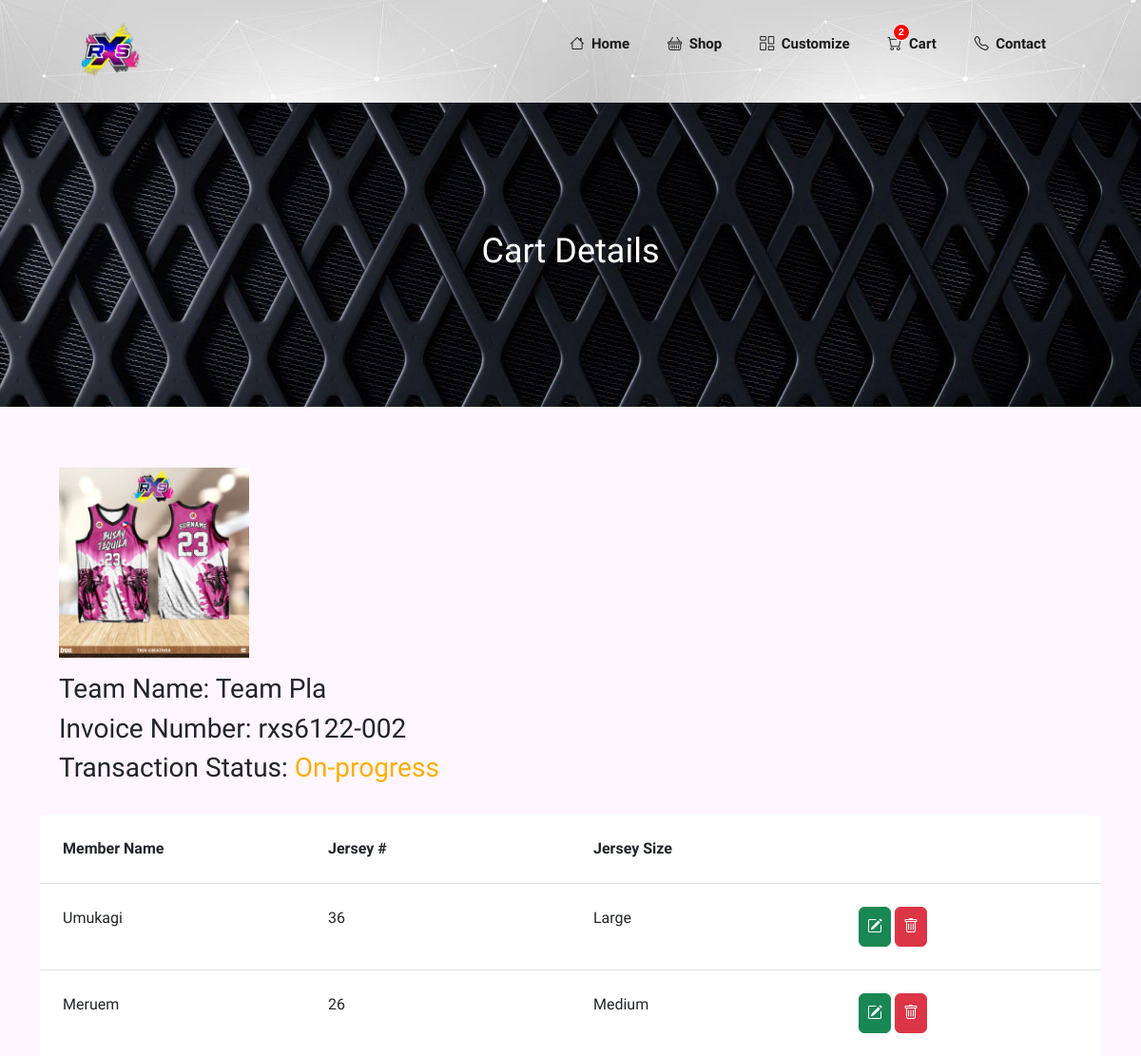
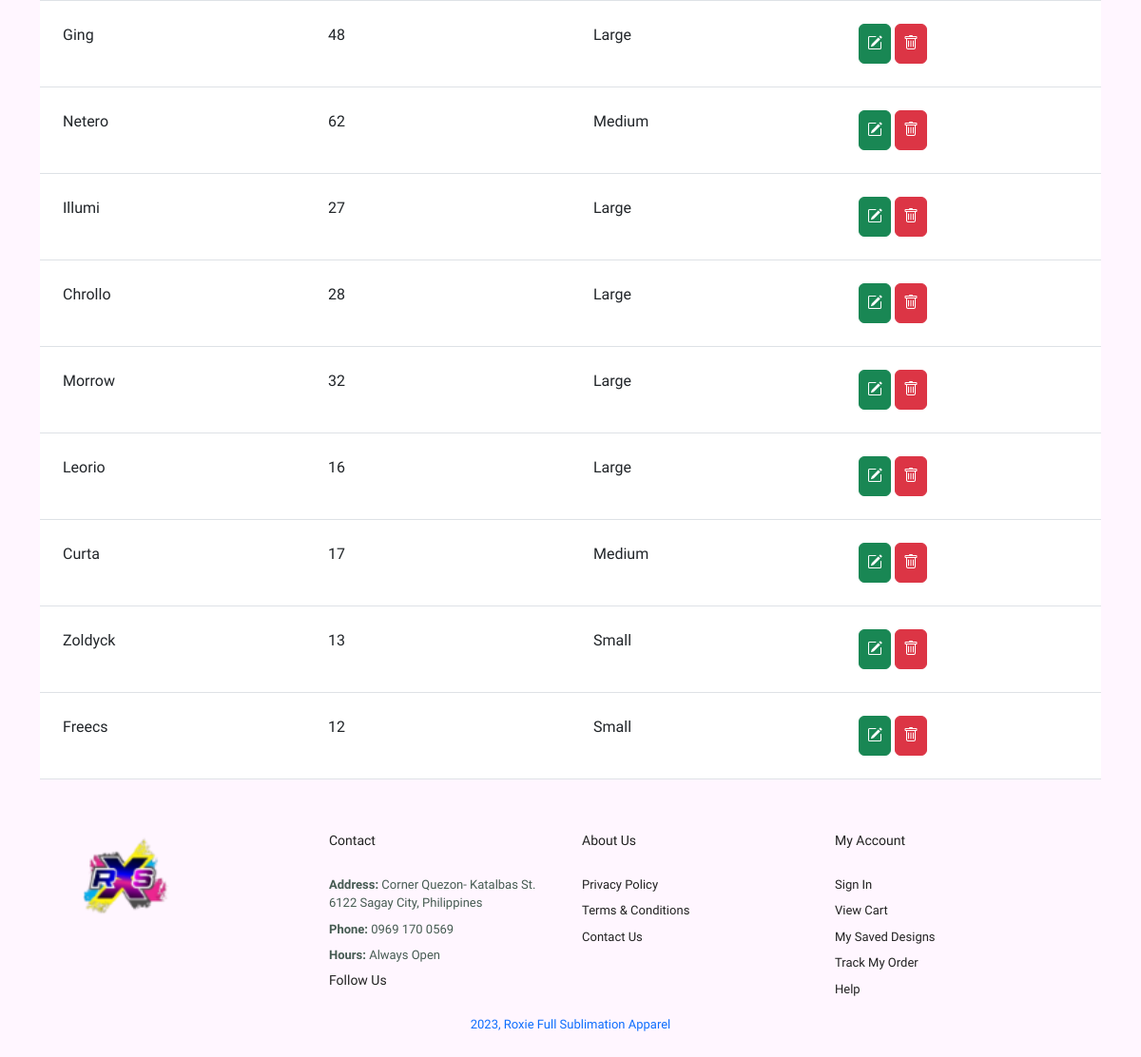
Screenshot of /cart-details.php?invoice=rxs6122-002 (signed in) with the database file from the repository (2 pictures, top to bottom).
### tables this page shows
CREATE TABLE IF NOT EXISTS `tbl_orders` (
  `id` int NOT NULL AUTO_INCREMENT,
  `img_url` varchar(50) NOT NULL,
  `shirt_id` int NOT NULL,
  `invoice_number` varchar(50) NOT NULL,
  `name` varchar(50) NOT NULL,
  `shirt_code` varchar(50) NOT NULL,
  `shirt_price` varchar(50) NOT NULL,
  `jersey_number` int NOT NULL,
  `size_id` int NOT NULL,
  `team_name` varchar(50) NOT NULL,
  `jersey_type_id` int NOT NULL,
  `transaction_status_id` int NOT NULL,
  `client_id` int NOT NULL,
  `created_at` varchar(50) NOT NULL,
  `updated_at` varchar(50) NOT NULL,
  PRIMARY KEY (`id`)
);

CREATE TABLE IF NOT EXISTS `tbl_size` (
  `id` tinyint NOT NULL AUTO_INCREMENT,
  `size` varchar(50) NOT NULL,
  PRIMARY KEY (`id`)
);

### cart-details.php (the view, shortened to what this page needs)
<?php
if (isset($_SESSION['id'])) {
    $get_invoice = $_GET['invoice'];
?>
    <!DOCTYPE html>
    <html lang="en">
    <?php include 'includes/head.php' ?>
    <body>
        <?php include 'includes/header.php' ?>
        <section id="page-header">
            <h2>Cart Details</h2>
        </section>
        <section class="container mt-5">
            <div class="">
                <div class="card-body">
                    <div class="row">
                        <div class="col-12">
                            <?php
                            $stmt = $conn->prepare(' SELECT
                            tbl_orders.img_url,
                            tbl_orders.shirt_id,
                            tbl_orders.invoice_number,
                            tbl_orders.team_name,
                            tbl_transaction_status.transaction_status
                            FROM tbl_orders
                            INNER JOIN tbl_transaction_status ON tbl_orders.transaction_status_id = tbl_transaction_status.id
                            WHERE client_id = ? AND invoice_number = ?');
                            $stmt->bind_param('is', $client_id, $get_invoice);
                            $stmt->execute();
                            $result = $stmt->get_result();
                            $row = $result->fetch_assoc();
                            $shirt_id = $row['shirt_id'];
                            $invoice_number = $row['invoice_number'];
                            $team_name = $row['team_name'];
                            $transaction_status = $row['transaction_status'];
                            $img_url = $row['img_url'];
                            if ($transaction_status === "On-progress") {
                                $indicatorColor = '#ffae00';
                                $visibility = 'hidden';
                            }
                            echo "
                                <a href='details.php?id=$shirt_id'>
                                    <img src='IMG/products/$img_url' alt='$img_url' width='200' height='200' class='my-3'>
                                </a>
                                <h3>Team Name: $team_name</h3>
                                <h3>Invoice Number: $invoice_number</h3>
                                <h3>Transaction Status:
                                    <span style='color: $indicatorColor'>$transaction_status</span>
                                    <span>
                                        <button style='visibility: $visibility' class='btn' type='button' data-bs-toggle='modal' data-bs-target='#changeModal'>Change</button>
                                    </span>
                                </h3>
                                            <form action='checking/client-change-order.php?invoice_number=$invoice_number' method='post' class='row p-2 needs-validation' novalidate>
                                            </form>
                            ";
                            ?>
                        </div>
                    </div>
                </div>
            </div>
            <div class="table-responsive rounded">
                <table class="table">
                    <colgroup>
                        <col width="25%">
                        <col width="25%">
                        <col width="25%">
                        <col width="25%">
                    </colgroup>
                    <thead>
                        <tr>
                            <th class="p-4">Member Name</th>
                            <th class="p-4">Jersey #</th>
                            <th class="p-4">Jersey Size</th>
                            <th class="p-4"></th>
                        </tr>
                    </thead>
                    <tbody>
                        <?php
                        $stmt = $conn->prepare(' SELECT
                            tbl_orders.id,
                            tbl_orders.name,
                            tbl_orders.jersey_number,
                            tbl_size.size,
                            tbl_orders.shirt_id,
                            tbl_orders.invoice_number,
                            tbl_transaction_status.transaction_status,
                            tbl_shirt.shirt_title,
                            tbl_jersey_type.jersey_type,
                            tbl_orders.client_id
                            FROM tbl_orders
                            INNER JOIN tbl_size ON tbl_orders.size_id = tbl_size.id
                            INNER JOIN tbl_transaction_status ON tbl_orders.transaction_status_id = tbl_transaction_status.id
                            INNER JOIN tbl_shirt ON tbl_orders.shirt_id = tbl_shirt.id
                            INNER JOIN tbl_jersey_type ON tbl_orders.jersey_type_id = tbl_jersey_type.id
                            WHERE tbl_orders.client_id = ? AND tbl_orders.invoice_number = ? ');
                        $stmt->bind_param('is', $client_id, $get_invoice);
                        $stmt->execute();
                        $result = $stmt->get_result();
                        while ($rows = $result->fetch_assoc()) {
                            $id = $rows['id'];
                            $name = $rows['name'];
                            $jersey_number = $rows['jersey_number'];
                            $size = $rows['size'];
                            echo '
                                <tr>
                                    <td class="p-4">' . $name . '</td>
                                    <td class="p-4">' . $jersey_number . '</td>
                                    <td class="p-4">' . $size . '</td>
                                    <td class="p-4">
                                        <a href="edit-cart-details.php?id=' . $id . '" >
                                            <button class="btn btn-success p-2">
                                                <i class="bi bi-pencil-square"></i>
                                            </button>
                                        </a>
                                        <a href="checking/remove-order.php?id=' . $id . '">
                                            <button class="btn btn-danger p-2" title="Cancel">
                                                <i class="bi bi-trash"></i>
                                            </button>
                                        </a>
                                    </td>
                                </tr>';
                        }
                        ?>
                    </tbody>
                </table>
            </div>
        </section>
        <?php include 'includes/footer.php' ?>
    </body>
    </html>
<?php
} else {
    header("Location: client-login.php");
    exit();
}

### style.css (style rules this page uses)
* { margin: 0; padding: 0; box-sizing: border-box; font-family: 'Spartan', sans-serif; }
h2 { font-size: 36px; line-height: 54px; color: #222; }
a { text-decoration: none !important; }
body { width: 100%; background-color: #fff6ff; }
.card-body { padding: 0 20px 20px 20px; }
#page-header { background-image: url("IMG/Banner/B1.jpg"); width: 100%; height: 40vh; background-size: cover; display: flex; justify-content: center; text-align: center; flex-direction: column; padding: 14px; }
#page-header h2, #page-header p { color: #fff; }
#page-header { background-image: url("IMG/Banner/B3.jpg"); width: 100%; height: 40vh; background-size: cover; display: flex; justify-content: center; text-align: center; flex-direction: column; padding: 14px; }
* { margin: 0; padding: 0; box-sizing: border-box; user-select: none; }

### rows the page displays
tbl_orders: name "Umukagi", jersey_number "36", size.size "Large"
tbl_orders: name "Meruem", jersey_number "26", size.size "Medium"
tbl_orders: name "Ging", jersey_number "48", size.size "Large"
tbl_orders: name "Netero", jersey_number "62", size.size "Medium"
tbl_orders: name "Illumi", jersey_number "27", size.size "Large"
tbl_orders: name "Chrollo", jersey_number "28", size.size "Large"
tbl_orders: name "Morrow", jersey_number "32", size.size "Large"
tbl_orders: name "Leorio", jersey_number "16", size.size "Large"
tbl_orders: name "Curta", jersey_number "17", size.size "Medium"
tbl_orders: name "Zoldyck", jersey_number "13", size.size "Small"
tbl_orders: name "Freecs", jersey_number "12", size.size "Small"

### other values shown
$cart_quantity "2"
$team_name "Team Pla"
$invoice_number "rxs6122-002"
$transaction_status "On-progress"
